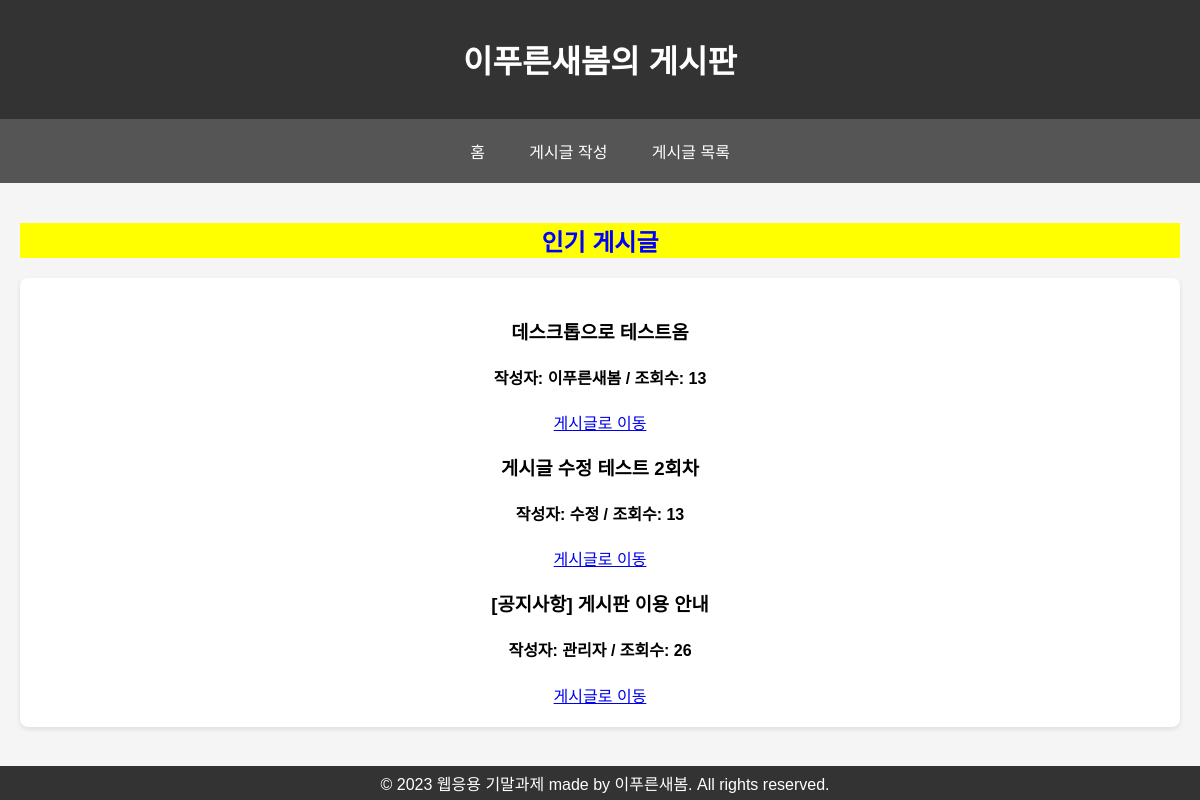
The page / on the database its author committed.
### tables this page shows
CREATE TABLE `post` (
  `num` int NOT NULL AUTO_INCREMENT,
  `title` varchar(30) DEFAULT NULL,
  `content` varchar(1000) DEFAULT NULL,
  `name` varchar(20) DEFAULT NULL,
  `id` varchar(20) DEFAULT NULL,
  `pw` varchar(64) NOT NULL,
  `date` datetime DEFAULT NULL,
  `view` int DEFAULT NULL,
  `owner_view` int DEFAULT '0',
  PRIMARY KEY (`num`)
);

### index.php (the view, shortened to what this page needs)
<?php
$servername = "localhost";
$username = "root";
$password = "wjsansrk";
$dbname = "postmanage";
$conn = new mysqli($servername, $username, $password, $dbname);
$sql = "SELECT * FROM post WHERE view >= 10 ORDER BY date DESC";
$result = $conn->query($sql);
?>
<!DOCTYPE html>
<html lang="kor">
<head>
</head>
<body>
    <header>
        <h1>이푸른새봄의 게시판 </h1>
    </header>
    <nav>
        <a href="index.php">홈</a>
        <a href="addpost.php">게시글 작성</a>
        <a href="listpost.php">게시글 목록</a>
    </nav>
    <section>
        <h2> 인기 게시글 </h2>
        <div id="popular-posts">
        <?php
        if ($result && $result->num_rows > 0) {
            while ($row = $result->fetch_assoc()) {
                echo "<article>";
                echo "<h3>{$row['title']}</h3>";
                echo "<h4> <p> 작성자: {$row['name']} / 조회수: {$row['view']}</p> </h4>";
                echo "<a href='viewpost.php?id={$row['num']}'>게시글로 이동</a>";
                echo "</article>";
            }
        } else {
            echo "조회수 10 이상인 게시글이 없습니다.";
        }
        ?>
    </section>
    <footer>
        © 2023 웹응용 기말과제 made by 이푸른새봄. All rights reserved.
    </footer>
</body>
</html>

### index.php (style rules this page uses)
body { font-family: 'Arial', sans-serif; margin: 0; padding: 0; background-color: #f5f5f5; }
header { background-color: #333; color: #fff; padding: 15px; text-align: center; }
nav { background-color: #555; padding: 10px; text-align: center; }
nav a { color: #fff; text-decoration: none; padding: 10px; margin: 0 10px; display: inline-block; }
section { padding: 20px; }
footer { background-color: #333; color: #fff; text-align: center; padding: 5px; position: fixed; bottom: 0; width: 100%; }
section { text-align:center; }
h2 { background : yellow; color:blue; }
#popular-posts { margin-top: 20px; background-color: #fff; padding: 20px; border-radius: 8px; box-shadow: 0 2px 5px rgba(0, 0, 0, 0.1); }

### rows shown on the page
post: title "데스크톱으로 테스트옴", name "이푸른새봄", view "13"
post: title "게시글 수정 테스트 2회차", name "수정", view "13"
post: title "[공지사항] 게시판 이용 안내", name "관리자", view "26"
